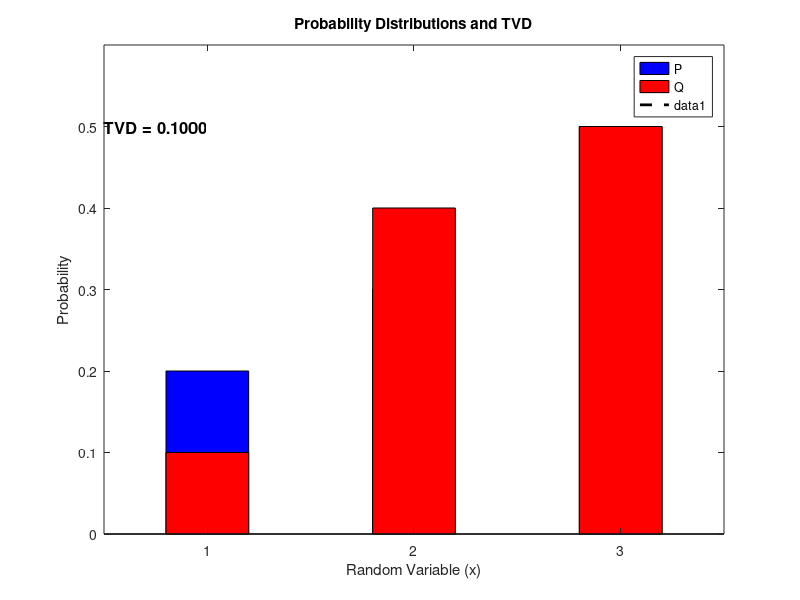

MATLAB code to generate this figure:
% Define two probability distributions as vectors
P = [0.2, 0.3, 0.5]; % Replace with your values
Q = [0.1, 0.4, 0.5]; % Replace with your values

% Check if the distributions have the same length
if length(P) ~= length(Q)
    error('Distributions must have the same number of elements.');
end

% Values for the random variable (x)
x = 1:length(P);

% Create bar plots for the two distributions
figure;
bar(x, P, 'b', 'BarWidth', 0.4); % Blue bars for P
hold on;
bar(x, Q, 'r', 'BarWidth', 0.4); % Red bars for Q

% Add labels and legend
xlabel('Random Variable (x)');
ylabel('Probability');
legend('P', 'Q');

% Calculate the total variance distance
TVD = 0.5 * sum(abs(P - Q));

% Display the TVD as a text annotation on the plot
text(0.5, max([P, Q]), sprintf('TVD = %.4f', TVD), 'FontSize', 12, 'FontWeight', 'bold');

% Set axis properties
axis([0.5, length(P) + 0.5, 0, max([P, Q]) + 0.1]);

% Title for the plot
title('Probability Distributions and TVD');

% Draw a line to represent TVD visually
line([length(P) + 1, length(P) + 1], [0, max([P, Q]) + 0.1], 'Color', 'k', 'LineStyle', '--', 'LineWidth',2);

% Add a text label to indicate the TVD visually
text(length(P) + 1.2, max([P, Q]) / 2, 'TVD', 'FontSize', 12, 'FontWeight', 'bold');

% Hold off to end the plot
hold off;